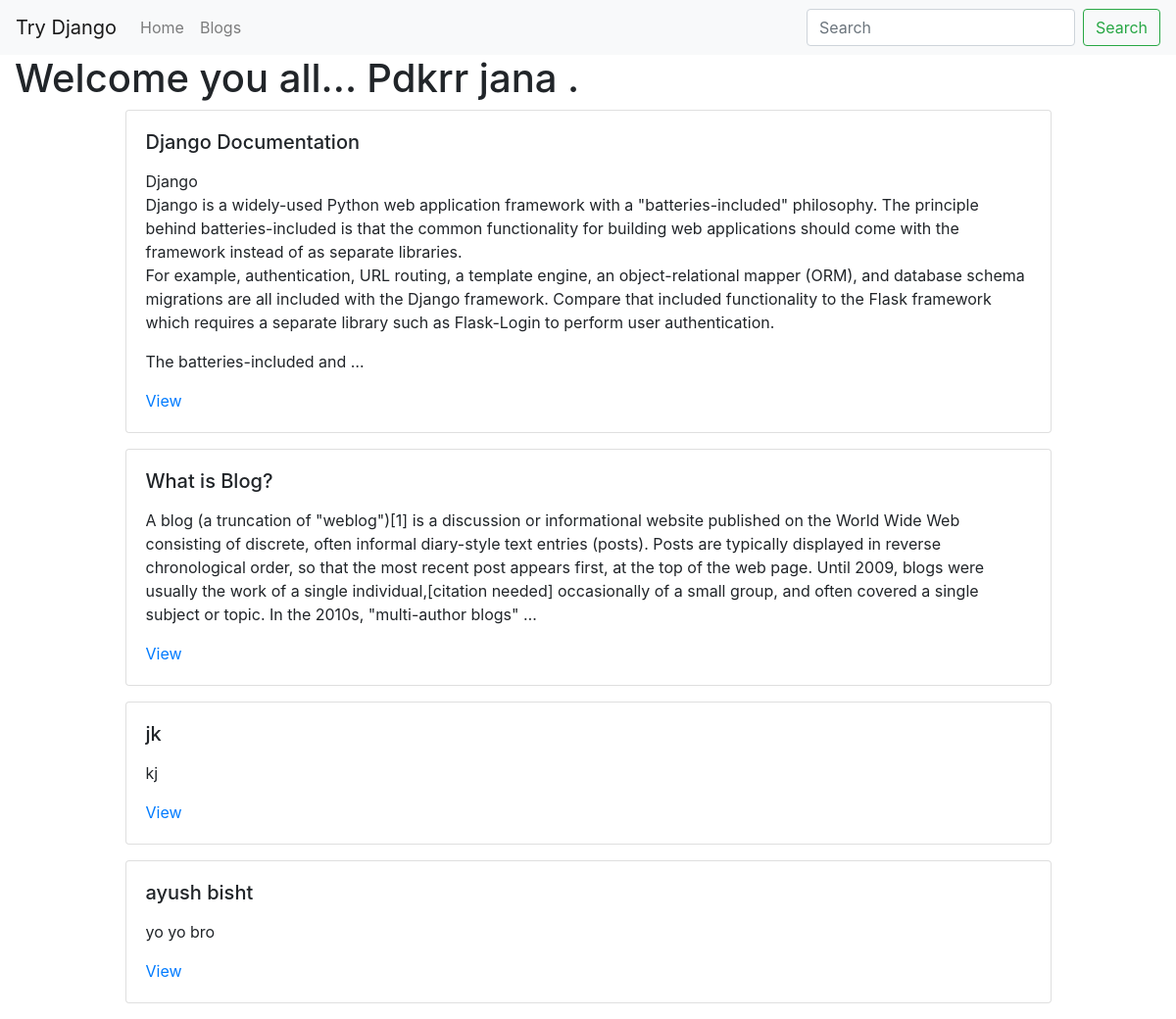
Page /home on the earlier database version.
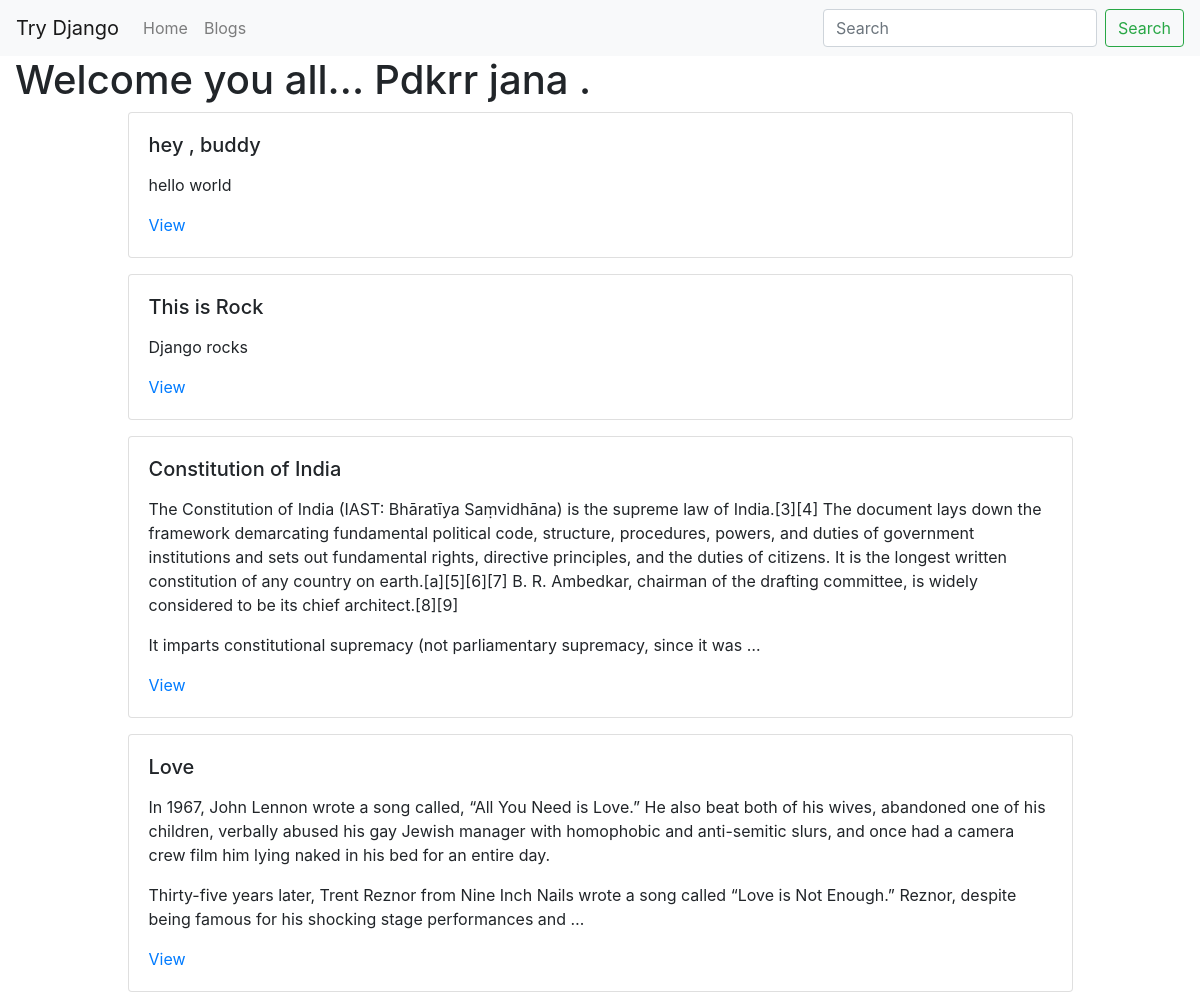
Same page on the later database version.
### blog/models.py (models this page shows, shortened)
class BlogPost(models.Model):  #blogoist_set ---> queryset
    user = models.ForeignKey(User,default=1,null=True,on_delete=models.SET_NULL)
    title = models.CharField(max_length=50)
    slug = models.SlugField(unique=True)  # hello world --> hello-world
    content = models.TextField(null = True, blank=True)
    publish_date = models.DateTimeField(auto_now_add=False, auto_now=False, null=True, blank=True)
    timestamp = models.DateTimeField(auto_now_add=True)
    updated = models.DateTimeField(auto_now=True)
    class Meta:
        ordering = ['-pk' , '-publish_date', '-timestamp', '-updated']
    def get_absolute_url(self):
        return f"/blog/{self.slug}/"

### try_django/views.py (the view)
# urls.py: path('home',home_page),
def home_page(request):
    my_title = "Welcome you all... Pdkrr jana ."
    qs= BlogPost.objects.all()[:5]
    context = {"title": my_title,"blog_list": qs }
    return render(request,"home.html",context)

### template/home.html
{% extends "base.html" %}
{% block content %}
<h1>{{ title }}</h1>
{% for a in blog_list %}
{% include 'blog/list-inline.html' with blog_post=a truncate=True detail=False %}
{% endfor %}
{% endblock %}

### template/base.html (shortened to what this page needs)
<!doctype html>
<html lang="en">
  <head>
    <link rel="stylesheet" href="https://cdn.jsdelivr.net/npm/bootstrap@4.5.3/dist/css/bootstrap.min.css">
  </head>
  <body>
  {% include 'navbar.html' %}
    <div class ='container-fluid'>
         {% block content %}
        {% endblock %}
       </div>
  </body>
</html>

### template/navbar.html (shortened to what this page needs)
<nav class="navbar navbar-expand-lg navbar-light bg-light">
  <a class="navbar-brand" href="/home">Try Django </a>
  <div class="collapse navbar-collapse" id="navbarSupportedContent">
    <ul class="navbar-nav mr-auto">
      <li class="nav-item ">
        <a class="nav-link" href="/home">Home </a>
      </li>
      <li class="nav-item">
        <a class="nav-link" href="/blog">Blogs</a>
      </li>
    </ul>
    <form class="form-inline my-2 my-lg-0">
      <input class="form-control mr-sm-2" type="search" placeholder="Search" aria-label="Search">
      <button class="btn btn-outline-success my-2 my-sm-0" type="submit">Search</button>
    </form>
  </div>
</nav>

### blog/template/blog/list-inline.html
<div class = 'col-12 col-md-10 mb-3 mx-auto'>
 <div class = "card">
     <div class="card-body">
         <h5  class= "card-title"> {{ blog_post.title }}  </h5>
         {% if truncate %}
            <p class = "card-text"> {{ blog_post.content | linebreaks | truncatewords:80}} </p>
        {% else %}
            <p class = "card-text"> {{ blog_post.content | linebreaks }} </p>
         {% endif %}
         {% if not detail %}
         <a href = "{{ blog_post.get_absolute_url }}">View</a>
         {% endif %}
     </div>
     </div>
 </div>

Differences in the rows shown:
removed BlogPost: title "Django Documentation", content "Django Django is a widely-used Python web application framework with a \"batteries-included\" philosophy. The principle behind batteries-included is that the common functionality for building web applications should come with the framework instead of as separate libraries. For example, authentication, URL routing, a template engine, an object-relational mapper (ORM), and database schema migrations are all included with the Django framework. Compare that included functionality to the Flask framework which requires a separate library such as Flask-Login to perform user authentication. The batteries-included and …"
removed BlogPost: title "What is Blog?", content "A blog (a truncation of \"weblog\")[1] is a discussion or informational website published on the World Wide Web consisting of discrete, often informal diary-style text entries (posts). Posts are typically displayed in reverse chronological order, so that the most recent post appears first, at the top of the web page. Until 2009, blogs were usually the work of a single individual,[citation needed] occasionally of a small group, and often covered a single subject or topic. In the 2010s, \"multi-author blogs\" …"
removed BlogPost: title "jk", content "kj"
removed BlogPost: title "ayush bisht", content "yo yo bro"
added BlogPost: title "hey , buddy", content "hello world"
added BlogPost: title "This is Rock", content "Django rocks"
added BlogPost: title "Constitution of India", content "The Constitution of India (IAST: Bhāratīya Saṃvidhāna) is the supreme law of India.[3][4] The document lays down the framework demarcating fundamental political code, structure, procedures, powers, and duties of government institutions and sets out fundamental rights, directive principles, and the duties of citizens. It is the longest written constitution of any country on earth.[a][5][6][7] B. R. Ambedkar, chairman of the drafting committee, is widely considered to be its chief architect.[8][9] It imparts constitutional supremacy (not parliamentary supremacy, since it was …"
added BlogPost: title "Love", content "In 1967, John Lennon wrote a song called, “All You Need is Love.” He also beat both of his wives, abandoned one of his children, verbally abused his gay Jewish manager with homophobic and anti-semitic slurs, and once had a camera crew film him lying naked in his bed for an entire day. Thirty-five years later, Trent Reznor from Nine Inch Nails wrote a song called “Love is Not Enough.” Reznor, despite being famous for his shocking stage performances and …"
